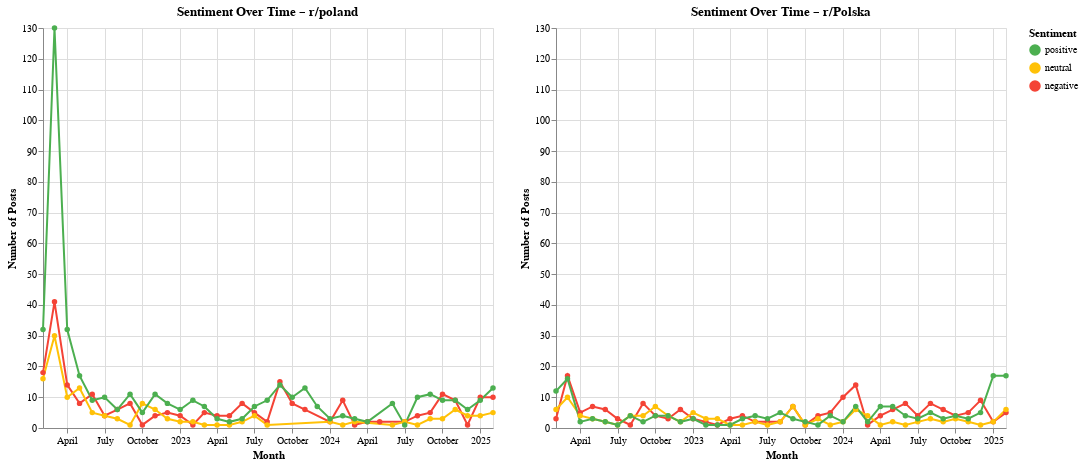

Notebook source saved alongside this figure:
### Code cell
final_chart

### Figure 1 — Vega-Lite specification as saved in the notebook (floating-point values rounded to 4 significant figures)
{"config": {"view": {"continuousWidth": 300, "continuousHeight": 300}}, "hconcat": [{"data": {"name": "data-23722590a748f405f8e50990a4154c0d"}, "mark": {"type": "line", "point": true}, "encoding": {"color": {"field": "simple sentiment", "scale": {"domain": ["positive", "neutral", "negative"], "range": ["#4CAF50", "#FFC107", "#F44336"]}, "title": "Sentiment", "type": "nominal"}, "tooltip": [{"field": "month", "type": "temporal"}, {"field": "simple sentiment", "type": "nominal"}, {"field": "count", "type": "quantitative"}], "x": {"field": "month", "title": "Month", "type": "temporal"}, "y": {"field": "count", "title": "Number of Posts", "type": "quantitative"}}, "height": 400, "title": "Sentiment Over Time – r/poland", "width": 450}, {"data": {"name": "data-31035419f42fb1ef7db6416ad46479e3"}, "mark": {"type": "line", "point": true}, "encoding": {"color": {"field": "simple sentiment", "scale": {"domain": ["positive", "neutral", "negative"], "range": ["#4CAF50", "#FFC107", "#F44336"]}, "title": "Sentiment", "type": "nominal"}, "tooltip": [{"field": "month", "type": "temporal"}, {"field": "simple sentiment", "type": "nominal"}, {"field": "count", "type": "quantitative"}], "x": {"field": "month", "title": "Month", "type": "temporal"}, "y": {"field": "count", "title": "Number of Posts", "type": "quantitative"}}, "height": 400, "title": "Sentiment Over Time – r/Polska", "width": 450}], "resolve": {"scale": {"y": "shared"}}, "$schema": "https://vega.github.io/schema/vega-lite/v5.20.1.json", "datasets": {"data-23722590a748f405f8e50990a4154c0d": [{"month": "2022-02-01T00:00:00", "subreddit": "poland", "simple sentiment": "negative", "count": 18}, {"month": "2022-02-01T00:00:00", "subreddit": "poland", "simple sentiment": "neutral", "count": 16}, {"month": "2022-02-01T00:00:00", "subreddit": "poland", "simple sentiment": "positive", "count": 32}, {"month": "2022-03-01T00:00:00", "subreddit": "poland", "simple sentiment": "negative", "count": 41}, {"month": "2022-03-01T00:00:00", "subreddit": "poland", "simple sentiment": "neutral", "count": 30}, {"month": "2022-03-01T00:00:00", "subreddit": "poland", "simple sentiment": "positive", "count": 130}, {"month": "2022-04-01T00:00:00", "subreddit": "poland", "simple sentiment": "negative", "count": 14}, {"month": "2022-04-01T00:00:00", "subreddit": "poland", "simple sentiment": "neutral", "count": 10}, {"month": "2022-04-01T00:00:00", "subreddit": "poland", "simple sentiment": "positive", "count": 32}, {"month": "2022-05-01T00:00:00", "subreddit": "poland", "simple sentiment": "negative", "count": 8}, {"month": "2022-05-01T00:00:00", "subreddit": "poland", "simple sentiment": "neutral", "count": 13}, {"month": "2022-05-01T00:00:00", "subreddit": "poland", "simple sentiment": "positive", "count": 17}, {"month": "2022-06-01T00:00:00", "subreddit": "poland", "simple sentiment": "negative", "count": 11}, {"month": "2022-06-01T00:00:00", "subreddit": "poland", "simple sentiment": "neutral", "count": 5}, {"month": "2022-06-01T00:00:00", "subreddit": "poland", "simple sentiment": "positive", "count": 9}, {"month": "2022-07-01T00:00:00", "subreddit": "poland", "simple sentiment": "negative", "count": 4}, {"month": "2022-07-01T00:00:00", "subreddit": "poland", "simple sentiment": "neutral", "count": 4}, {"month": "2022-07-01T00:00:00", "subreddit": "poland", "simple sentiment": "positive", "count": 10}, {"month": "2022-08-01T00:00:00", "subreddit": "poland", "simple sentiment": "negative", "count": 6}, {"month": "2022-08-01T00:00:00", "subreddit": "poland", "simple sentiment": "neutral", "count": 3}, {"month": "2022-08-01T00:00:00", "subreddit": "poland", "simple sentiment": "positive", "count": 6}, {"month": "2022-09-01T00:00:00", "subreddit": "poland", "simple sentiment": "negative", "count": 8}, {"month": "2022-09-01T00:00:00", "subreddit": "poland", "simple sentiment": "neutral", "count": 1}, {"month": "2022-09-01T00:00:00", "subreddit": "poland", "simple sentiment": "positive", "count": 11}, {"month": "2022-10-01T00:00:00", "subreddit": "poland", "simple sentiment": "negative", "count": 1}, {"month": "2022-10-01T00:00:00", "subreddit": "poland", "simple sentiment": "neutral", "count": 8}, {"month": "2022-10-01T00:00:00", "subreddit": "poland", "simple sentiment": "positive", "count": 5}, {"month": "2022-11-01T00:00:00", "subreddit": "poland", "simple sentiment": "negative", "count": 4}, {"month": "2022-11-01T00:00:00", "subreddit": "poland", "simple sentiment": "neutral", "count": 6}, {"month": "2022-11-01T00:00:00", "subreddit": "poland", "simple sentiment": "positive", "count": 11}, {"month": "2022-12-01T00:00:00", "subreddit": "poland", "simple sentiment": "negative", "count": 5}, {"month": "2022-12-01T00:00:00", "subreddit": "poland", "simple sentiment": "neutral", "count": 3}, {"month": "2022-12-01T00:00:00", "subreddit": "poland", "simple sentiment": "positive", "count": 8}, {"month": "2023-01-01T00:00:00", "subreddit": "poland", "simple sentiment": "negative", "count": 4}, {"month": "2023-01-01T00:00:00", "subreddit": "poland", "simple sentiment": "neutral", "count": 2}, {"month": "2023-01-01T00:00:00", "subreddit": "poland", "simple sentiment": "positive", "count": 6}, {"month": "2023-02-01T00:00:00", "subreddit": "poland", "simple sentiment": "negative", "count": 1}, {"month": "2023-02-01T00:00:00", "subreddit": "poland", "simple sentiment": "neutral", "count": 2}, {"month": "2023-02-01T00:00:00", "subreddit": "poland", "simple sentiment": "positive", "count": 9}, {"month": "2023-03-01T00:00:00", "subreddit": "poland", "simple sentiment": "negative", "count": 5}, {"month": "2023-03-01T00:00:00", "subreddit": "poland", "simple sentiment": "neutral", "count": 1}, {"month": "2023-03-01T00:00:00", "subreddit": "poland", "simple sentiment": "positive", "count": 7}, {"month": "2023-04-01T00:00:00", "subreddit": "poland", "simple sentiment": "negative", "count": 4}, {"month": "2023-04-01T00:00:00", "subreddit": "poland", "simple sentiment": "neutral", "count": 1}, {"month": "2023-04-01T00:00:00", "subreddit": "poland", "simple sentiment": "positive", "count": 3}, {"month": "2023-05-01T00:00:00", "subreddit": "poland", "simple sentiment": "negative", "count": 4}, {"month": "2023-05-01T00:00:00", "subreddit": "poland", "simple sentiment": "neutral", "count": 1}, {"month": "2023-05-01T00:00:00", "subreddit": "poland", "simple sentiment": "positive", "count": 2}, {"month": "2023-06-01T00:00:00", "subreddit": "poland", "simple sentiment": "negative", "count": 8}, {"month": "2023-06-01T00:00:00", "subreddit": "poland", "simple sentiment": "neutral", "count": 2}, {"month": "2023-06-01T00:00:00", "subreddit": "poland", "simple sentiment": "positive", "count": 3}, {"month": "2023-07-01T00:00:00", "subreddit": "poland", "simple sentiment": "negative", "count": 5}, {"month": "2023-07-01T00:00:00", "subreddit": "poland", "simple sentiment": "neutral", "count": 4}, {"month": "2023-07-01T00:00:00", "subreddit": "poland", "simple sentiment": "positive", "count": 7}, {"month": "2023-08-01T00:00:00", "subreddit": "poland", "simple sentiment": "negative", "count": 2}, {"month": "2023-08-01T00:00:00", "subreddit": "poland", "simple sentiment": "neutral", "count": 1}, {"month": "2023-08-01T00:00:00", "subreddit": "poland", "simple sentiment": "positive", "count": 9}, {"month": "2023-09-01T00:00:00", "subreddit": "poland", "simple sentiment": "negative", "count": 15}, {"month": "2023-09-01T00:00:00", "subreddit": "poland", "simple sentiment": "positive", "count": 14}, {"month": "2023-10-01T00:00:00", "subreddit": "poland", "simple sentiment": "negative", "count": 8}, {"month": "2023-10-01T00:00:00", "subreddit": "poland", "simple sentiment": "positive", "count": 10}, {"month": "2023-11-01T00:00:00", "subreddit": "poland", "simple sentiment": "negative", "count": 6}, {"month": "2023-11-01T00:00:00", "subreddit": "poland", "simple sentiment": "positive", "count": 13}, {"month": "2023-12-01T00:00:00", "subreddit": "poland", "simple sentiment": "positive", "count": 7}, {"month": "2024-01-01T00:00:00", "subreddit": "poland", "simple sentiment": "negative", "count": 2}, {"month": "2024-01-01T00:00:00", "subreddit": "poland", "simple sentiment": "neutral", "count": 2}, {"month": "2024-01-01T00:00:00", "subreddit": "poland", "simple sentiment": "positive", "count": 3}, {"month": "2024-02-01T00:00:00", "subreddit": "poland", "simple sentiment": "negative", "count": 9}, {"month": "2024-02-01T00:00:00", "subreddit": "poland", "simple sentiment": "neutral", "count": 1}, {"month": "2024-02-01T00:00:00", "subreddit": "poland", "simple sentiment": "positive", "count": 4}, {"month": "2024-03-01T00:00:00", "subreddit": "poland", "simple sentiment": "negative", "count": 1}, {"month": "2024-03-01T00:00:00", "subreddit": "poland", "simple sentiment": "neutral", "count": 2}, {"month": "2024-03-01T00:00:00", "subreddit": "poland", "simple sentiment": "positive", "count": 3}, {"month": "2024-04-01T00:00:00", "subreddit": "poland", "simple sentiment": "negative", "count": 2}, {"month": "2024-04-01T00:00:00", "subreddit": "poland", "simple sentiment": "positive", "count": 2}, {"month": "2024-05-01T00:00:00", "subreddit": "poland", "simple sentiment": "negative", "count": 2}, {"month": "2024-06-01T00:00:00", "subreddit": "poland", "simple sentiment": "neutral", "count": 1}, {"month": "2024-06-01T00:00:00", "subreddit": "poland", "simple sentiment": "positive", "count": 8}, {"month": "2024-07-01T00:00:00", "subreddit": "poland", "simple sentiment": "negative", "count": 2}, {"month": "2024-07-01T00:00:00", "subreddit": "poland", "simple sentiment": "neutral", "count": 2}, {"month": "2024-07-01T00:00:00", "subreddit": "poland", "simple sentiment": "positive", "count": 1}, {"month": "2024-08-01T00:00:00", "subreddit": "poland", "simple sentiment": "negative", "count": 4}, {"month": "2024-08-01T00:00:00", "subreddit": "poland", "simple sentiment": "neutral", "count": 1}, {"month": "2024-08-01T00:00:00", "subreddit": "poland", "simple sentiment": "positive", "count": 10}, {"month": "2024-09-01T00:00:00", "subreddit": "poland", "simple sentiment": "negative", "count": 5}, {"month": "2024-09-01T00:00:00", "subreddit": "poland", "simple sentiment": "neutral", "count": 3}, {"month": "2024-09-01T00:00:00", "subreddit": "poland", "simple sentiment": "positive", "count": 11}, {"month": "2024-10-01T00:00:00", "subreddit": "poland", "simple sentiment": "negative", "count": 11}, {"month": "2024-10-01T00:00:00", "subreddit": "poland", "simple sentiment": "neutral", "count": 3}, {"month": "2024-10-01T00:00:00", "subreddit": "poland", "simple sentiment": "positive", "count": 9}, {"month": "2024-11-01T00:00:00", "subreddit": "poland", "simple sentiment": "negative", "count": 9}, {"month": "2024-11-01T00:00:00", "subreddit": "poland", "simple sentiment": "neutral", "count": 6}, {"month": "2024-11-01T00:00:00", "subreddit": "poland", "simple sentiment": "positive", "count": 9}, {"month": "2024-12-01T00:00:00", "subreddit": "poland", "simple sentiment": "negative", "count": 1}, {"month": "2024-12-01T00:00:00", "subreddit": "poland", "simple sentiment": "neutral", "count": 4}, {"month": "2024-12-01T00:00:00", "subreddit": "poland", "simple sentiment": "positive", "count": 6}, {"month": "2025-01-01T00:00:00", "subreddit": "poland", "simple sentiment": "negative", "count": 10}, {"month": "2025-01-01T00:00:00", "subreddit": "poland", "simple sentiment": "neutral", "count": 4}, {"month": "2025-01-01T00:00:00", "subreddit": "poland", "simple sentiment": "positive", "count": 9}, {"month": "2025-02-01T00:00:00", "subreddit": "poland", "simple sentiment": "negative", "count": 10}, {"month": "2025-02-01T00:00:00", "subreddit": "poland", "simple sentiment": "neutral", "count": 5}, {"month": "2025-02-01T00:00:00", "subreddit": "poland", "simple sentiment": "positive", "count": 13}], "data-31035419f42fb1ef7db6416ad46479e3": [{"month": "2022-02-01T00:00:00", "subreddit": "Polska", "simple sentiment": "negative", "count": 3}, {"month": "2022-02-01T00:00:00", "subreddit": "Polska", "simple sentiment": "neutral", "count": 6}, {"month": "2022-02-01T00:00:00", "subreddit": "Polska", "simple sentiment": "positive", "count": 12}, {"month": "2022-03-01T00:00:00", "subreddit": "Polska", "simple sentiment": "negative", "count": 17}, {"month": "2022-03-01T00:00:00", "subreddit": "Polska", "simple sentiment": "neutral", "count": 10}, {"month": "2022-03-01T00:00:00", "subreddit": "Polska", "simple sentiment": "positive", "count": 16}, {"month": "2022-04-01T00:00:00", "subreddit": "Polska", "simple sentiment": "negative", "count": 5}, {"month": "2022-04-01T00:00:00", "subreddit": "Polska", "simple sentiment": "neutral", "count": 4}, {"month": "2022-04-01T00:00:00", "subreddit": "Polska", "simple sentiment": "positive", "count": 2}, {"month": "2022-05-01T00:00:00", "subreddit": "Polska", "simple sentiment": "negative", "count": 7}, {"month": "2022-05-01T00:00:00", "subreddit": "Polska", "simple sentiment": "neutral", "count": 3}, {"month": "2022-05-01T00:00:00", "subreddit": "Polska", "simple sentiment": "positive", "count": 3}, {"month": "2022-06-01T00:00:00", "subreddit": "Polska", "simple sentiment": "negative", "count": 6}, {"month": "2022-06-01T00:00:00", "subreddit": "Polska", "simple sentiment": "neutral", "count": 2}, {"month": "2022-06-01T00:00:00", "subreddit": "Polska", "simple sentiment": "positive", "count": 2}, {"month": "2022-07-01T00:00:00", "subreddit": "Polska", "simple sentiment": "negative", "count": 3}, {"month": "2022-07-01T00:00:00", "subreddit": "Polska", "simple sentiment": "neutral", "count": 1}, {"month": "2022-07-01T00:00:00", "subreddit": "Polska", "simple sentiment": "positive", "count": 1}, {"month": "2022-08-01T00:00:00", "subreddit": "Polska", "simple sentiment": "negative", "count": 1}, {"month": "2022-08-01T00:00:00", "subreddit": "Polska", "simple sentiment": "neutral", "count": 4}, {"month": "2022-08-01T00:00:00", "subreddit": "Polska", "simple sentiment": "positive", "count": 4}, {"month": "2022-09-01T00:00:00", "subreddit": "Polska", "simple sentiment": "negative", "count": 8}, {"month": "2022-09-01T00:00:00", "subreddit": "Polska", "simple sentiment": "neutral", "count": 4}, {"month": "2022-09-01T00:00:00", "subreddit": "Polska", "simple sentiment": "positive", "count": 2}, {"month": "2022-10-01T00:00:00", "subreddit": "Polska", "simple sentiment": "negative", "count": 4}, {"month": "2022-10-01T00:00:00", "subreddit": "Polska", "simple sentiment": "neutral", "count": 7}, {"month": "2022-10-01T00:00:00", "subreddit": "Polska", "simple sentiment": "positive", "count": 4}, {"month": "2022-11-01T00:00:00", "subreddit": "Polska", "simple sentiment": "negative", "count": 3}, {"month": "2022-11-01T00:00:00", "subreddit": "Polska", "simple sentiment": "neutral", "count": 4}, {"month": "2022-11-01T00:00:00", "subreddit": "Polska", "simple sentiment": "positive", "count": 4}, {"month": "2022-12-01T00:00:00", "subreddit": "Polska", "simple sentiment": "negative", "count": 6}, {"month": "2022-12-01T00:00:00", "subreddit": "Polska", "simple sentiment": "neutral", "count": 2}, {"month": "2022-12-01T00:00:00", "subreddit": "Polska", "simple sentiment": "positive", "count": 2}, {"month": "2023-01-01T00:00:00", "subreddit": "Polska", "simple sentiment": "negative", "count": 3}, {"month": "2023-01-01T00:00:00", "subreddit": "Polska", "simple sentiment": "neutral", "count": 5}, {"month": "2023-01-01T00:00:00", "subreddit": "Polska", "simple sentiment": "positive", "count": 3}, {"month": "2023-02-01T00:00:00", "subreddit": "Polska", "simple sentiment": "negative", "count": 2}, {"month": "2023-02-01T00:00:00", "subreddit": "Polska", "simple sentiment": "neutral", "count": 3}, {"month": "2023-02-01T00:00:00", "subreddit": "Polska", "simple sentiment": "positive", "count": 1}, {"month": "2023-03-01T00:00:00", "subreddit": "Polska", "simple sentiment": "negative", "count": 1}, {"month": "2023-03-01T00:00:00", "subreddit": "Polska", "simple sentiment": "neutral", "count": 3}, {"month": "2023-03-01T00:00:00", "subreddit": "Polska", "simple sentiment": "positive", "count": 1}, {"month": "2023-04-01T00:00:00", "subreddit": "Polska", "simple sentiment": "negative", "count": 3}, {"month": "2023-04-01T00:00:00", "subreddit": "Polska", "simple sentiment": "neutral", "count": 1}, {"month": "2023-04-01T00:00:00", "subreddit": "Polska", "simple sentiment": "positive", "count": 1}, {"month": "2023-05-01T00:00:00", "subreddit": "Polska", "simple sentiment": "negative", "count": 4}, {"month": "2023-05-01T00:00:00", "subreddit": "Polska", "simple sentiment": "neutral", "count": 1}, {"month": "2023-05-01T00:00:00", "subreddit": "Polska", "simple sentiment": "positive", "count": 3}, {"month": "2023-06-01T00:00:00", "subreddit": "Polska", "simple sentiment": "negative", "count": 2}, {"month": "2023-06-01T00:00:00", "subreddit": "Polska", "simple sentiment": "neutral", "count": 2}, {"month": "2023-06-01T00:00:00", "subreddit": "Polska", "simple sentiment": "positive", "count": 4}, {"month": "2023-07-01T00:00:00", "subreddit": "Polska", "simple sentiment": "negative", "count": 2}, {"month": "2023-07-01T00:00:00", "subreddit": "Polska", "simple sentiment": "neutral", "count": 1}, {"month": "2023-07-01T00:00:00", "subreddit": "Polska", "simple sentiment": "positive", "count": 3}, {"month": "2023-08-01T00:00:00", "subreddit": "Polska", "simple sentiment": "negative", "count": 2}, {"month": "2023-08-01T00:00:00", "subreddit": "Polska", "simple sentiment": "neutral", "count": 2}, {"month": "2023-08-01T00:00:00", "subreddit": "Polska", "simple sentiment": "positive", "count": 5}, {"month": "2023-09-01T00:00:00", "subreddit": "Polska", "simple sentiment": "negative", "count": 7}, {"month": "2023-09-01T00:00:00", "subreddit": "Polska", "simple sentiment": "neutral", "count": 7}, {"month": "2023-09-01T00:00:00", "subreddit": "Polska", "simple sentiment": "positive", "count": 3}, {"month": "2023-10-01T00:00:00", "subreddit": "Polska", "simple sentiment": "negative", "count": 1}, {"month": "2023-10-01T00:00:00", "subreddit": "Polska", "simple sentiment": "neutral", "count": 1}, {"month": "2023-10-01T00:00:00", "subreddit": "Polska", "simple sentiment": "positive", "count": 2}, {"month": "2023-11-01T00:00:00", "subreddit": "Polska", "simple sentiment": "negative", "count": 4}, {"month": "2023-11-01T00:00:00", "subreddit": "Polska", "simple sentiment": "neutral", "count": 3}, {"month": "2023-11-01T00:00:00", "subreddit": "Polska", "simple sentiment": "positive", "count": 1}, {"month": "2023-12-01T00:00:00", "subreddit": "Polska", "simple sentiment": "negative", "count": 5}, {"month": "2023-12-01T00:00:00", "subreddit": "Polska", "simple sentiment": "neutral", "count": 1}, {"month": "2023-12-01T00:00:00", "subreddit": "Polska", "simple sentiment": "positive", "count": 4}, {"month": "2024-01-01T00:00:00", "subreddit": "Polska", "simple sentiment": "negative", "count": 10}, {"month": "2024-01-01T00:00:00", "subreddit": "Polska", "simple sentiment": "neutral", "count": 2}, {"month": "2024-01-01T00:00:00", "subreddit": "Polska", "simple sentiment": "positive", "count": 2}, {"month": "2024-02-01T00:00:00", "subreddit": "Polska", "simple sentiment": "negative", "count": 14}, {"month": "2024-02-01T00:00:00", "subreddit": "Polska", "simple sentiment": "neutral", "count": 6}, {"month": "2024-02-01T00:00:00", "subreddit": "Polska", "simple sentiment": "positive", "count": 7}, {"month": "2024-03-01T00:00:00", "subreddit": "Polska", "simple sentiment": "negative", "count": 1}, {"month": "2024-03-01T00:00:00", "subreddit": "Polska", "simple sentiment": "neutral", "count": 4}, {"month": "2024-03-01T00:00:00", "subreddit": "Polska", "simple sentiment": "positive", "count": 2}, {"month": "2024-04-01T00:00:00", "subreddit": "Polska", "simple sentiment": "negative", "count": 4}, {"month": "2024-04-01T00:00:00", "subreddit": "Polska", "simple sentiment": "neutral", "count": 1}, {"month": "2024-04-01T00:00:00", "subreddit": "Polska", "simple sentiment": "positive", "count": 7}, {"month": "2024-05-01T00:00:00", "subreddit": "Polska", "simple sentiment": "negative", "count": 6}, {"month": "2024-05-01T00:00:00", "subreddit": "Polska", "simple sentiment": "neutral", "count": 2}, {"month": "2024-05-01T00:00:00", "subreddit": "Polska", "simple sentiment": "positive", "count": 7}, {"month": "2024-06-01T00:00:00", "subreddit": "Polska", "simple sentiment": "negative", "count": 8}, {"month": "2024-06-01T00:00:00", "subreddit": "Polska", "simple sentiment": "neutral", "count": 1}, {"month": "2024-06-01T00:00:00", "subreddit": "Polska", "simple sentiment": "positive", "count": 4}, {"month": "2024-07-01T00:00:00", "subreddit": "Polska", "simple sentiment": "negative", "count": 4}, {"month": "2024-07-01T00:00:00", "subreddit": "Polska", "simple sentiment": "neutral", "count": 2}, {"month": "2024-07-01T00:00:00", "subreddit": "Polska", "simple sentiment": "positive", "count": 3}, {"month": "2024-08-01T00:00:00", "subreddit": "Polska", "simple sentiment": "negative", "count": 8}, {"month": "2024-08-01T00:00:00", "subreddit": "Polska", "simple sentiment": "neutral", "count": 3}, {"month": "2024-08-01T00:00:00", "subreddit": "Polska", "simple sentiment": "positive", "count": 5}, {"month": "2024-09-01T00:00:00", "subreddit": "Polska", "simple sentiment": "negative", "count": 6}, {"month": "2024-09-01T00:00:00", "subreddit": "Polska", "simple sentiment": "neutral", "count": 2}, {"month": "2024-09-01T00:00:00", "subreddit": "Polska", "simple sentiment": "positive", "count": 3}, {"month": "2024-10-01T00:00:00", "subreddit": "Polska", "simple sentiment": "negative", "count": 4}, {"month": "2024-10-01T00:00:00", "subreddit": "Polska", "simple sentiment": "neutral", "count": 3}, {"month": "2024-10-01T00:00:00", "subreddit": "Polska", "simple sentiment": "positive", "count": 4}, {"month": "2024-11-01T00:00:00", "subreddit": "Polska", "simple sentiment": "negative", "count": 5}, {"month": "2024-11-01T00:00:00", "subreddit": "Polska", "simple sentiment": "neutral", "count": 2}, {"month": "2024-11-01T00:00:00", "subreddit": "Polska", "simple sentiment": "positive", "count": 3}, {"month": "2024-12-01T00:00:00", "subreddit": "Polska", "simple sentiment": "negative", "count": 9}, {"month": "2024-12-01T00:00:00", "subreddit": "Polska", "simple sentiment": "neutral", "count": 1}, {"month": "2024-12-01T00:00:00", "subreddit": "Polska", "simple sentiment": "positive", "count": 5}, {"month": "2025-01-01T00:00:00", "subreddit": "Polska", "simple sentiment": "negative", "count": 2}, {"month": "2025-01-01T00:00:00", "subreddit": "Polska", "simple sentiment": "neutral", "count": 2}, {"month": "2025-01-01T00:00:00", "subreddit": "Polska", "simple sentiment": "positive", "count": 17}, {"month": "2025-02-01T00:00:00", "subreddit": "Polska", "simple sentiment": "negative", "count": 5}, {"month": "2025-02-01T00:00:00", "subreddit": "Polska", "simple sentiment": "neutral", "count": 6}, {"month": "2025-02-01T00:00:00", "subreddit": "Polska", "simple sentiment": "positive", "count": 17}]}}
